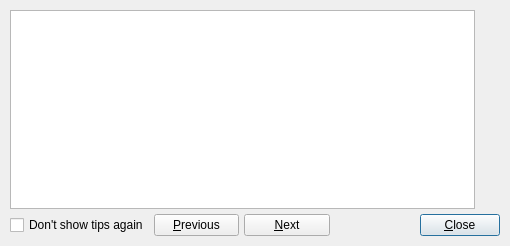
<?xml version="1.0" encoding="UTF-8"?>
<ui version="4.0">
 <class>UITipDlg</class>
 <widget class="QDialog" name="UITipDlg">
  <property name="windowModality">
   <enum>Qt::ApplicationModal</enum>
  </property>
  <property name="geometry">
   <rect>
    <x>0</x>
    <y>0</y>
    <width>510</width>
    <height>246</height>
   </rect>
  </property>
  <property name="windowTitle">
   <string>QtDMM: Tip of the day</string>
  </property>
  <layout class="QVBoxLayout">
   <property name="spacing">
    <number>5</number>
   </property>
   <property name="leftMargin">
    <number>10</number>
   </property>
   <property name="topMargin">
    <number>10</number>
   </property>
   <property name="rightMargin">
    <number>10</number>
   </property>
   <property name="bottomMargin">
    <number>10</number>
   </property>
   <item>
    <layout class="QHBoxLayout">
     <property name="spacing">
      <number>5</number>
     </property>
     <property name="leftMargin">
      <number>0</number>
     </property>
     <property name="topMargin">
      <number>0</number>
     </property>
     <property name="rightMargin">
      <number>0</number>
     </property>
     <property name="bottomMargin">
      <number>0</number>
     </property>
     <item>
      <widget class="QTextBrowser" name="ui_tip">
       <property name="sizePolicy">
        <sizepolicy hsizetype="Expanding" vsizetype="Expanding">
         <horstretch>0</horstretch>
         <verstretch>0</verstretch>
        </sizepolicy>
       </property>
       <property name="minimumSize">
        <size>
         <width>400</width>
         <height>50</height>
        </size>
       </property>
       <property name="maximumSize">
        <size>
         <width>32767</width>
         <height>32767</height>
        </size>
       </property>
       <property name="frameShadow">
        <enum>QFrame::Plain</enum>
       </property>
      </widget>
     </item>
     <item>
      <layout class="QVBoxLayout">
       <property name="spacing">
        <number>0</number>
       </property>
       <property name="leftMargin">
        <number>0</number>
       </property>
       <property name="topMargin">
        <number>0</number>
       </property>
       <property name="rightMargin">
        <number>0</number>
       </property>
       <property name="bottomMargin">
        <number>0</number>
       </property>
       <item>
        <widget class="QLabel" name="ui_logo">
         <property name="pixmap">
          <pixmap resource="../resources.qrc">:/Symbols/dmm.xpm</pixmap>
         </property>
         <property name="scaledContents">
          <bool>true</bool>
         </property>
         <property name="wordWrap">
          <bool>false</bool>
         </property>
         <property name="margin">
          <number>3</number>
         </property>
        </widget>
       </item>
       <item>
        <spacer name="Spacer2">
         <property name="orientation">
          <enum>Qt::Vertical</enum>
         </property>
         <property name="sizeType">
          <enum>QSizePolicy::Expanding</enum>
         </property>
         <property name="sizeHint" stdset="0">
          <size>
           <width>20</width>
           <height>20</height>
          </size>
         </property>
        </spacer>
       </item>
      </layout>
     </item>
    </layout>
   </item>
   <item>
    <layout class="QHBoxLayout">
     <property name="spacing">
      <number>5</number>
     </property>
     <property name="leftMargin">
      <number>0</number>
     </property>
     <property name="topMargin">
      <number>0</number>
     </property>
     <property name="rightMargin">
      <number>0</number>
     </property>
     <property name="bottomMargin">
      <number>0</number>
     </property>
     <item>
      <widget class="QCheckBox" name="ui_showTip">
       <property name="whatsThis">
        <string>&lt;font size=+1&gt;&lt;b&gt;Don't show tips again&lt;/b&gt;&lt;/font&gt;&lt;p&gt;Check this if you don't want to see the tip of the day at startup. You can activate the tips at any time in the preferences again.</string>
       </property>
       <property name="text">
        <string>Don't show tips again</string>
       </property>
      </widget>
     </item>
     <item>
      <widget class="QPushButton" name="ui_previousBut">
       <property name="sizePolicy">
        <sizepolicy hsizetype="Expanding" vsizetype="Fixed">
         <horstretch>0</horstretch>
         <verstretch>0</verstretch>
        </sizepolicy>
       </property>
       <property name="whatsThis">
        <string>&lt;font size=+1&gt;&lt;b&gt;Previous&lt;/b&gt;&lt;/font&gt;&lt;p&gt;Go to previous tip.</string>
       </property>
       <property name="text">
        <string>&amp;Previous</string>
       </property>
       <property name="autoDefault">
        <bool>false</bool>
       </property>
      </widget>
     </item>
     <item>
      <widget class="QPushButton" name="ui_nextBut">
       <property name="sizePolicy">
        <sizepolicy hsizetype="Expanding" vsizetype="Fixed">
         <horstretch>0</horstretch>
         <verstretch>0</verstretch>
        </sizepolicy>
       </property>
       <property name="whatsThis">
        <string>&lt;font size=+1&gt;&lt;b&gt;Next&lt;/b&gt;&lt;/font&gt;&lt;p&gt;Go to next tip.</string>
       </property>
       <property name="text">
        <string>&amp;Next</string>
       </property>
       <property name="autoDefault">
        <bool>false</bool>
       </property>
      </widget>
     </item>
     <item>
      <spacer name="Spacer1">
       <property name="orientation">
        <enum>Qt::Horizontal</enum>
       </property>
       <property name="sizeType">
        <enum>QSizePolicy::Expanding</enum>
       </property>
       <property name="sizeHint" stdset="0">
        <size>
         <width>20</width>
         <height>20</height>
        </size>
       </property>
      </spacer>
     </item>
     <item>
      <widget class="QPushButton" name="ui_closeBut">
       <property name="whatsThis">
        <string>&lt;font size=+1&gt;&lt;b&gt;Close&lt;/b&gt;&lt;/font&gt;&lt;p&gt;Close this dialog.</string>
       </property>
       <property name="text">
        <string>&amp;Close</string>
       </property>
       <property name="default">
        <bool>true</bool>
       </property>
      </widget>
     </item>
    </layout>
   </item>
  </layout>
 </widget>
 <layoutdefault spacing="6" margin="11"/>
 <resources>
  <include location="../resources.qrc"/>
 </resources>
 <connections/>
</ui>
